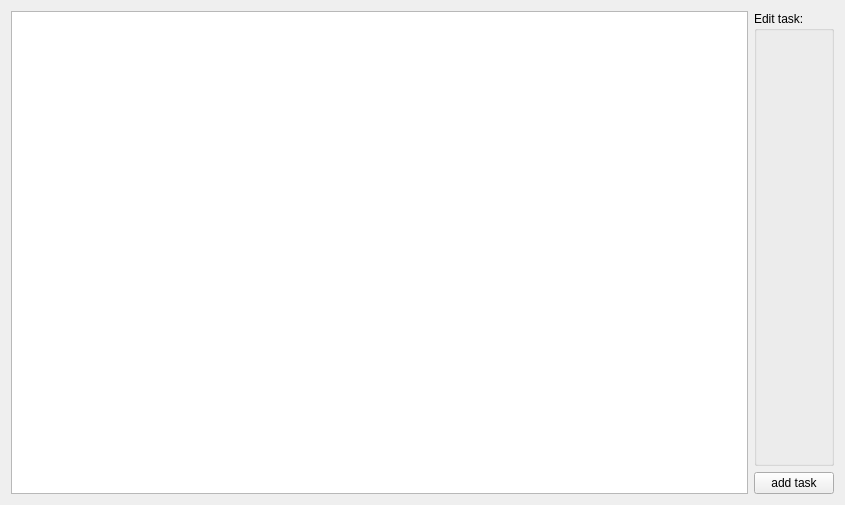
<?xml version="1.0" encoding="UTF-8"?>
<ui version="4.0">
 <class>TaskHierarchy</class>
 <widget class="QWidget" name="TaskHierarchy">
  <property name="geometry">
   <rect>
    <x>0</x>
    <y>0</y>
    <width>845</width>
    <height>505</height>
   </rect>
  </property>
  <property name="windowTitle">
   <string>Form</string>
  </property>
  <layout class="QHBoxLayout" name="main_layout">
   <item>
    <widget class="QTreeView" name="treeView"/>
   </item>
   <item>
    <layout class="QVBoxLayout" name="editor_layout">
     <item>
      <widget class="EditorGroupBox" name="edit_task">
       <property name="title">
        <string>Edit task:</string>
       </property>
      </widget>
     </item>
     <item>
      <widget class="QPushButton" name="addTask">
       <property name="text">
        <string>add task</string>
       </property>
      </widget>
     </item>
    </layout>
   </item>
  </layout>
 </widget>
 <customwidgets>
  <customwidget>
   <class>EditorGroupBox</class>
   <extends>QGroupBox</extends>
   <header>stack_of_tasks.ui.widgets.has_trait_widgets</header>
   <container>1</container>
  </customwidget>
 </customwidgets>
 <resources/>
 <connections/>
</ui>
